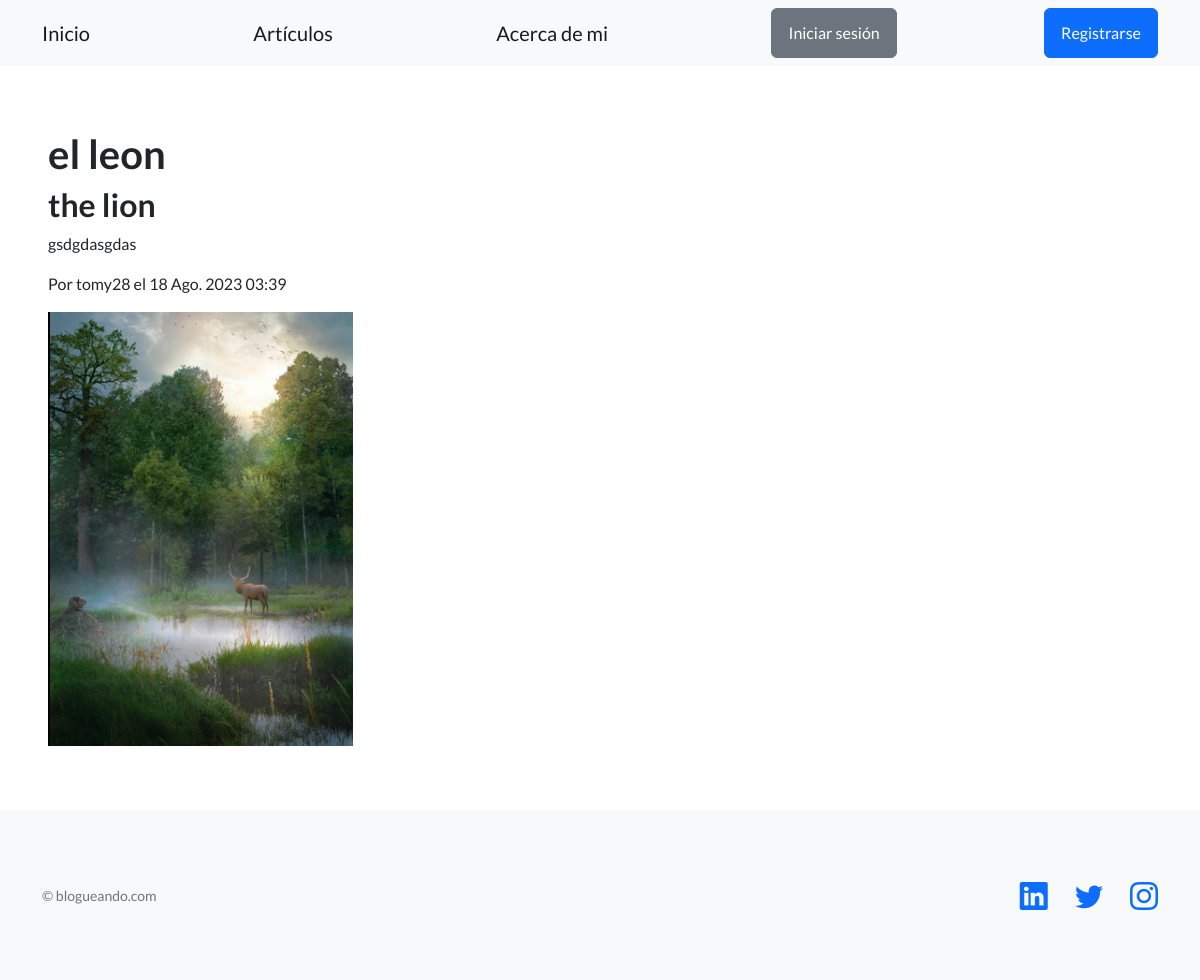
Screenshot of /blogs/article_detail/2/ with the database file from the repository.
### blog/models.py (models this page shows, shortened)
class Articulo(models.Model):
    titulo = models.CharField(max_length=200)
    subtitulo = models.CharField(max_length=200)
    cuerpo = models.TextField()
    autor = models.ForeignKey(User, on_delete=models.CASCADE)
    fecha = models.DateTimeField(auto_now_add=True)
    imagen = models.ImageField(upload_to='articulos/', null=True, blank=True)

### blog/views.py (the view)
# urls.py: path('article_detail/<int:article_id>/', article_detail, name='article_detail'),
def article_detail(request, article_id):
    article = get_object_or_404(Articulo, pk=article_id)
    return render(request, 'blog/article_detail.html', {'article': article})

### blog/templates/blog/article_detail.html
{% extends 'base.html' %}
{% block contenido %}
    <h1>{{ article.titulo }}</h1>
    <h2>{{ article.subtitulo }}</h2>
    <p>{{ article.cuerpo }}</p>
    <p>Por {{ article.autor }} el {{ article.fecha }}</p>
    {% if article.imagen %}
        <img src="{{ article.imagen.url }}" alt="Imagen del artículo">
    {% endif %}
{% endblock contenido %}

### rows the page displays
Articulo: titulo "el leon", subtitulo "the lion", cuerpo "gsdgdasgdas", autor "tomy28", fecha "18 Ago. 2023 03:39", imagen (picture)
